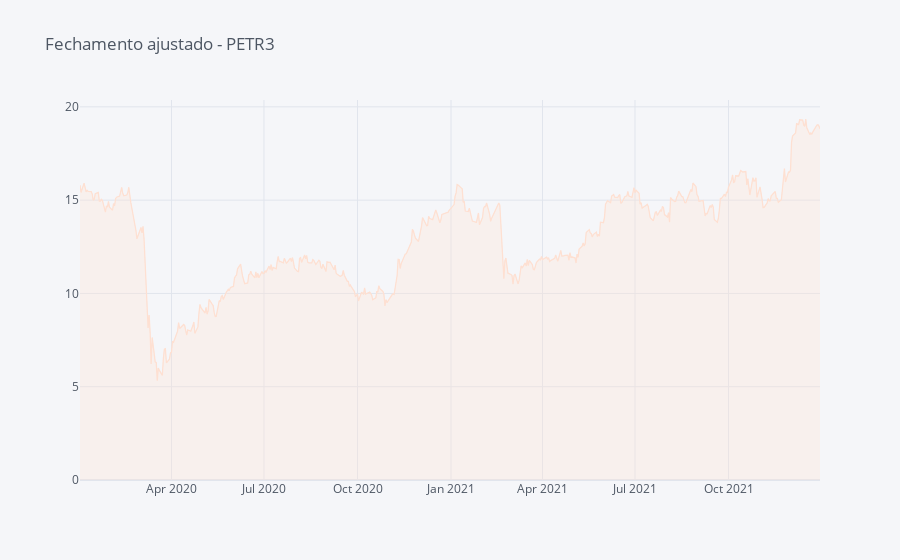

Notebook code cell kept with this figure:
### Code cell
# Customizando gráficos

df['Adj Close'].iplot(title='Fechamento ajustado - PETR3', fill=True, colorscale='reds') # Preenchimento

### Figure 1 — Plotly figure (JSON) as saved in the notebook; plotly's stock layout.template omitted (floating-point values rounded to 4 significant figures; data arrays with more than 128 entries replaced by an {"elided": "..."} marker saying what was removed)
{"data": [{"fill": "tozeroy", "fillcolor": "rgba(254, 224, 210, 0.3)", "line": {"color": "rgba(254, 224, 210, 1.0)", "dash": "solid", "shape": "linear", "width": 1.3}, "mode": "lines", "name": "Adj Close", "text": "", "type": "scatter", "x": {"elided": "495 str values"}, "y": {"elided": "495 float values"}}], "layout": {"legend": {"bgcolor": "#F5F6F9", "font": {"color": "#4D5663"}}, "paper_bgcolor": "#F5F6F9", "plot_bgcolor": "#F5F6F9", "title": {"font": {"color": "#4D5663"}, "text": "Fechamento ajustado - PETR3"}, "xaxis": {"gridcolor": "#E1E5ED", "showgrid": true, "tickfont": {"color": "#4D5663"}, "title": {"font": {"color": "#4D5663"}, "text": ""}, "zerolinecolor": "#E1E5ED"}, "yaxis": {"gridcolor": "#E1E5ED", "showgrid": true, "tickfont": {"color": "#4D5663"}, "title": {"font": {"color": "#4D5663"}, "text": ""}, "zerolinecolor": "#E1E5ED"}}}
